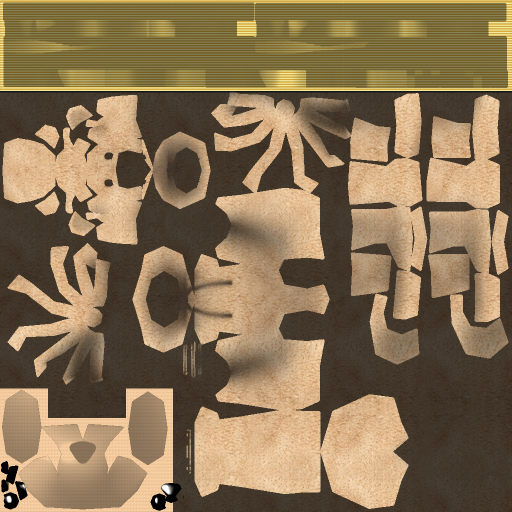
#> input picture objects/teddy_bear/10607_teddy_bear_SG_v1_diffuse_backup_original.png, 1024 x 1024 px (shown at 1/2 size)
$ python -i helper_functions.py   (imports and definitions only)
#> lines starting #> are read from the running program, lines starting #| are printed output that depends on the picture
import cv2
import mujoco
import numpy as np
# [16 lines left out: functions quat_normalize, quat_mul, not called in this run]


def quat_conj(q: np.ndarray) -> np.ndarray:
    w, x, y, z = q
    return np.array([w, -x, -y, -z], dtype=float)


# [15 lines left out: function quat_slerp, not called in this run]


def mat3_from_xmat(xmat9: np.ndarray) -> np.ndarray:
    return np.array(xmat9, dtype=float).reshape(3, 3)


# [391 lines left out: functions quat_from_mat3, rotvec_from_quat, _get_joint_ids_by_name, find_ee_target, clamp_to_joint_limits, _get_body_id_any and 13 more, not called in this run]

    # Fallback: if mjr_rectangle is missing, do nothing (tell me your mujoco.__version__)
    # and I’ll switch to an OpenGL-line overlay approach.


# put this near your imports in helper_functions.py
import numpy as np

try:
    import cv2
except Exception:
    cv2 = None

# cache created windows so we only set them up once
__CV_WINDOWS = set()

# [167 lines left out: functions show_wrist_window, find_any_object_id, get_object_pose, _normalize, make_R_with_axis_k_down, build_wrist_free_camera, not called in this run]

def _norm(v):
    v = np.asarray(v, dtype=float)
    return v / (np.linalg.norm(v) + 1e-12)

# [45 lines left out: function make_free_camera_from_frame_pose, not called in this run]

import numpy as np
import mujoco

def _norm(v):
    v = np.asarray(v, dtype=float)
    return v / (np.linalg.norm(v) + 1e-12)

# [197 lines left out: functions build_camera_from_pos_and_gripper_dir, geom_local_min_z, geom_world_min_z, not called in this run]

import numpy as np
import mujoco

import numpy as np
import mujoco

# [43 lines left out: function draw_body_frame_in_viewer, not called in this run]

def show_wrist_window2(frame, title="Wrist Camera", w=480, h=480, *, fallback_save_path=None):
    """
    Cross-platform safe OpenCV imshow.
    - Sanitizes dtype/shape
    - Ensures contiguous memory
    - Pumps events via waitKey(1)
    - NEVER raises: on failure prints warning and optionally saves a PNG
    Returns: True if displayed, False otherwise
    """
    try:
        import numpy as np
        import cv2
    except Exception:
        return False

    try:
        # ---- Validate ----
        if frame is None:
            print("[WARN] show_wrist_window: frame is None")
            return False
        if not hasattr(frame, "shape"):
            print(f"[WARN] show_wrist_window: frame type={type(frame)} (not ndarray-like)")
            return False
        if frame.size == 0:
            print("[WARN] show_wrist_window: empty frame")
            return False

        img = frame

        # ---- Convert to uint8 BGR ----
        if img.dtype != np.uint8:
            # common: float32 in [0,1] from render()
            if np.issubdtype(img.dtype, np.floating):
                mx = float(np.nanmax(img)) if img.size else 0.0
                if mx <= 1.5:
                    img = (np.clip(img, 0.0, 1.0) * 255.0).astype(np.uint8)
                else:
                    img = np.clip(img, 0.0, 255.0).astype(np.uint8)
            else:
                img = np.clip(img, 0, 255).astype(np.uint8)

        # MuJoCo renderer typically returns RGB; OpenCV expects BGR
        if img.ndim == 3 and img.shape[2] == 3:
            img = img[..., ::-1]  # RGB->BGR
        elif img.ndim == 2:
            img = cv2.cvtColor(img, cv2.COLOR_GRAY2BGR)
        elif img.ndim == 3 and img.shape[2] == 4:
            img = cv2.cvtColor(img, cv2.COLOR_RGBA2BGR)
        else:
            print(f"[WARN] show_wrist_window: unexpected shape {img.shape}")
            return False

        # ---- Resize + contiguous ----
        if (img.shape[1], img.shape[0]) != (w, h):
            img = cv2.resize(img, (w, h), interpolation=cv2.INTER_AREA)
        img = np.ascontiguousarray(img)

        # ---- Show + pump events ----
        cv2.imshow(title, img)
        cv2.waitKey(1)  # important on macOS

        return True

    except cv2.error as e:
        print(f"[WARN] OpenCV imshow failed ({title}): {e}")
    except Exception as e:
        print(f"[WARN] show_wrist_window unexpected error ({title}): {e}")

    # Optional fallback: save image for debugging
    if fallback_save_path is not None:
        try:
            import cv2
            cv2.imwrite(fallback_save_path, img)
            print(f"[INFO] Saved wrist image to {fallback_save_path}")
        except Exception:
            pass

    return False

# [4 lines left out: function viewer_use_fixed_camera, not called in this run]

def viewer_use_free_camera(viewer):
    viewer.cam.type = mujoco.mjtCamera.mjCAMERA_FREE

# [46 lines left out: functions depth_to_vis, depth_to_point_cloud_with_color, not called in this run]

>>> import cv2
>>> picture = cv2.cvtColor(cv2.imread('objects/teddy_bear/10607_teddy_bear_SG_v1_diffuse_backup_original.png'), cv2.COLOR_BGR2RGB)
>>> result = show_wrist_window2(picture)
#> in show_wrist_window2, img is the input picture: shape (1024, 1024, 3); mean B, G, R 83.8, 115, 137.2
#> in show_wrist_window2, `img = cv2.resize(img, (w, h), interpolation=cv2.INTER_AREA)`:
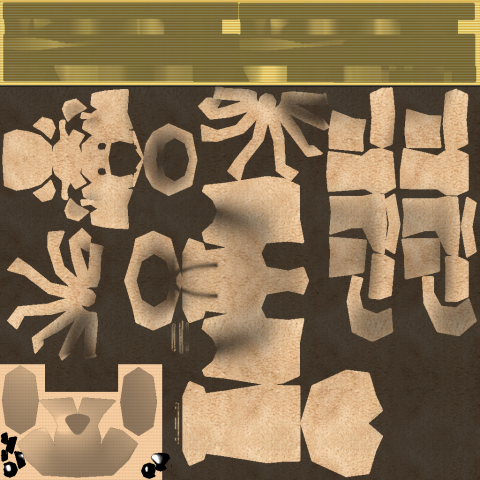
#> img: shape (480, 480, 3); mean B, G, R 83.8, 115, 137.2
#> result = True
